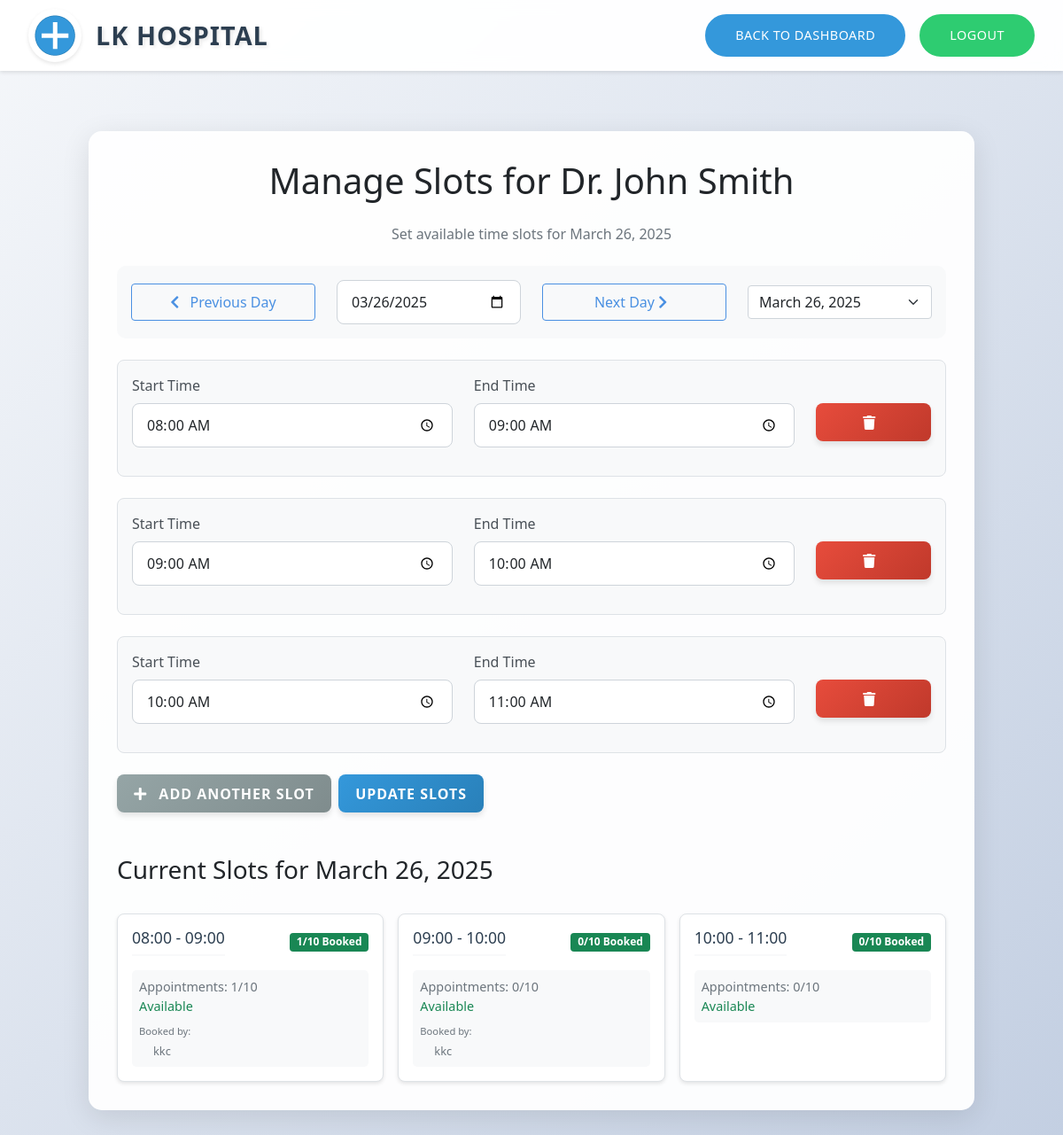
The page /admin/manage_date_slots/1 (signed in) on the database its author committed.
### app.py (models this page shows)
class Doctor(db.Model):
    id = db.Column(db.Integer, primary_key=True)
    name = db.Column(db.String(100), nullable=False)
    specialization = db.Column(db.String(100), nullable=False)
    qualifications = db.Column(db.String(200), nullable=False)
    years_of_experience = db.Column(db.Integer, nullable=False)
    appointments = db.relationship('Appointment', backref='doctor', lazy=True)
    date_slots = db.relationship('DateSpecificSlot', backref='doctor', lazy=True)
    admitted_patients = db.relationship('AdmittedPatient', backref='doctor', lazy=True)

class DateSpecificSlot(db.Model):
    id = db.Column(db.Integer, primary_key=True)
    doctor_id = db.Column(db.Integer, db.ForeignKey('doctor.id'), nullable=False)
    date = db.Column(db.Date, nullable=False)
    start_time = db.Column(db.String(5), nullable=False)  # Format: "HH:MM"
    end_time = db.Column(db.String(5), nullable=False)    # Format: "HH:MM"
    appointments_count = db.Column(db.Integer, default=0)
    is_available = db.Column(db.Boolean, default=True)
    appointments = db.relationship('Appointment', backref='date_specific_slot', lazy=True)

class Appointment(db.Model):
    id = db.Column(db.Integer, primary_key=True)
    patient_id = db.Column(db.Integer, db.ForeignKey('patient.id'), nullable=False)
    doctor_id = db.Column(db.Integer, db.ForeignKey('doctor.id'), nullable=False)
    date_specific_slot_id = db.Column(db.Integer, db.ForeignKey('date_specific_slot.id'), nullable=False)
    date = db.Column(db.Date, nullable=False)
    time = db.Column(db.String(5), nullable=False)
    status = db.Column(db.String(20), default='pending')
    registered_by_admin = db.Column(db.Boolean, default=False)
    patient_name = db.Column(db.String(100))
    patient_email = db.Column(db.String(120))
    patient_age = db.Column(db.Integer)
    patient_gender = db.Column(db.String(10))
    department = db.Column(db.String(100))

### app.py (the view, shortened to what this page needs)
@app.route('/admin/manage_date_slots/<int:doctor_id>', methods=['GET', 'POST'])
@login_required
def manage_date_slots(doctor_id):
    if not current_user.is_admin:
        return redirect(url_for('dashboard'))
    doctor = Doctor.query.get_or_404(doctor_id)
    date_str = request.args.get('date')
    if date_str:
        try:
            selected_date = datetime.strptime(date_str, '%Y-%m-%d').date()
        except ValueError:
            flash('Invalid date format', 'danger')
            selected_date = datetime.now().date()
    else:
        selected_date = datetime.now().date()
    slots = DateSpecificSlot.query.filter_by(
        doctor_id=doctor_id,
        date=selected_date
    ).order_by(DateSpecificSlot.start_time).all()
    dates_with_slots = db.session.query(DateSpecificSlot.date)\
                       .filter_by(doctor_id=doctor_id)\
                       .distinct()\
                       .order_by(DateSpecificSlot.date).all()
    dates_with_slots = [date[0] for date in dates_with_slots]
    return render_template('manage_date_slots.html',
                         doctor=doctor,
                         slots=slots,
                         selected_date=selected_date,
                         dates_with_slots=dates_with_slots,
                         timedelta=timedelta)

### app.py (called while the page is built)
@login_manager.user_loader
def load_user(user_id):
    return Patient.query.get(int(user_id))

### templates/manage_date_slots.html (shortened to what this page needs)
{% extends "base.html" %}
{% block content %}
<header class="header">
    <div class="hospital-logo">
        <img src="{{ url_for('static', filename='images/hospital-logo.png') }}" alt="LK Hospital Logo">
        <span class="hospital-name">LK Hospital</span>
    </div>
    <div class="nav-buttons">
        <a href="{{ url_for('admin_dashboard') }}" class="nav-button login-btn">Back to Dashboard</a>
        <a href="{{ url_for('logout') }}" class="nav-button register-btn">Logout</a>
    </div>
</header>
<main class="container mt-5">
    <div class="manage-date-slots-form">
        <h1 class="text-center mb-4">Manage Slots for {{ doctor.name }}</h1>
        <p class="text-center text-muted mb-4">Set available time slots for {{ selected_date.strftime('%B %d, %Y') }}</p>
        <div class="calendar-nav mb-4">
            <div class="row align-items-center">
                <div class="col-md-3">
                    <a href="{{ url_for('manage_date_slots', doctor_id=doctor.id, date=(selected_date - timedelta(days=1)).strftime('%Y-%m-%d')) }}" class="btn btn-outline-primary w-100">
                        <i class="fas fa-chevron-left"></i> Previous Day
                    </a>
                </div>
                <div class="col-md-3">
                    <div class="date-picker">
                        <input type="date" id="datePicker" class="form-control" value="{{ selected_date.strftime('%Y-%m-%d') }}">
                    </div>
                </div>
                <div class="col-md-3">
                    <a href="{{ url_for('manage_date_slots', doctor_id=doctor.id, date=(selected_date + timedelta(days=1)).strftime('%Y-%m-%d')) }}" class="btn btn-outline-primary w-100">
                        Next Day <i class="fas fa-chevron-right"></i>
                    </a>
                </div>
                <div class="col-md-3">
                    {% if dates_with_slots %}
                    <select id="previous-dates" class="form-select">
                        {% for date in dates_with_slots %}
                        <option value="{{ date.strftime('%Y-%m-%d') }}" {% if date == selected_date %}selected{% endif %}>
                            {{ date.strftime('%B %d, %Y') }}
                        </option>
                        {% endfor %}
                    </select>
                    {% endif %}
                </div>
            </div>
        </div>
        <form method="POST" class="needs-validation" novalidate>
            <div id="slots-container">
                {% if slots %}
                    {% for slot in slots %}
                    <div class="slot-group mb-4">
                        <div class="row">
                            <div class="col-md-5">
                                <div class="mb-3">
                                    <label class="form-label">Start Time</label>
                                    <input type="time" class="form-control slot-start-time" name="start_time[]" value="{{ slot.start_time }}" required>
                                </div>
                            </div>
                            <div class="col-md-5">
                                <div class="mb-3">
                                    <label class="form-label">End Time</label>
                                    <input type="time" class="form-control slot-end-time" name="end_time[]" value="{{ slot.end_time }}" required>
                                </div>
                            </div>
                            <div class="col-md-2">
                                <div class="mb-3">
                                    <label class="form-label">&nbsp;</label>
                                    <button type="button" class="btn btn-danger w-100 remove-slot">
                                        <i class="fas fa-trash"></i>
                                    </button>
                                </div>
                            </div>
                        </div>
                    </div>
                    {% endfor %}
                {% endif %}
            </div>
            <div class="d-flex gap-2 mt-4">
                <button type="button" class="btn btn-secondary" id="add-slot">
                    <i class="fas fa-plus"></i> Add Another Slot
                </button>
                <button type="submit" class="btn btn-primary">Update Slots</button>
            </div>
        </form>
        <div class="existing-slots mt-5">
            <h3 class="mb-4">Current Slots for {{ selected_date.strftime('%B %d, %Y') }}</h3>
            {% if slots %}
            <div class="slots-grid">
                {% for slot in slots %}
                <div class="slot-card {% if not slot.is_available %}slot-full{% endif %}">
                    <div class="slot-header">
                        <h3>{{ slot.start_time }} - {{ slot.end_time }}</h3>
                        <span class="badge {% if slot.appointments_count >= 10 %}bg-danger{% elif slot.appointments_count >= 7 %}bg-warning{% else %}bg-success{% endif %}">
                            {{ slot.appointments_count }}/10 Booked
                        </span>
                    </div>
                    <div class="slot-info">
                        <p class="mb-0">Appointments: {{ slot.appointments_count }}/10</p>
                        <p class="mb-0 {% if slot.is_available %}text-success{% else %}text-danger{% endif %}">
                            {% if slot.is_available %}Available{% else %}Fully Booked{% endif %}
                        </p>
                        {% if slot.appointments %}
                        <div class="appointments-list">
                            <small>Booked by:</small>
                            <ul class="list-unstyled">
                                {% for appointment in slot.appointments %}
                                <li>
                                    {% if appointment.patient_name %}
                                        {{ appointment.patient_name }}
                                    {% else %}
                                        {{ appointment.patient.username }}
                                    {% endif %}
                                </li>
                                {% endfor %}
                            </ul>
                        </div>
                        {% endif %}
                    </div>
                </div>
                {% endfor %}
            </div>
            {% else %}
            <div class="alert alert-info">
                No slots configured for this date yet. Add slots above.
            </div>
            {% endif %}
        </div>
    </div>
</main>
{% endblock %}

### static/css/custom.css (style rules this page uses)
html, body { margin: 0; padding: 0; min-height: 100vh; background: linear-gradient(135deg, #f5f7fa 0%, #c3cfe2 100%); font-family: 'Segoe UI', Tahoma, Geneva, Verdana, sans-serif; }
body { display: flex; flex-direction: column; }
.header { display: flex; justify-content: space-between; align-items: center; padding: 1rem 2rem; background-color: rgba(255, 255, 255, 0.95); box-shadow: 0 2px 4px rgba(0,0,0,0.1); position: fixed; top: 0; left: 0; right: 0; z-index: 1000; backdrop-filter: blur(10px); height: 80px; }
.hospital-logo { display: flex; align-items: center; gap: 1rem; }
.hospital-logo img { width: 60px; height: 60px; object-fit: contain; border-radius: 50%; box-shadow: 0 2px 4px rgba(0,0,0,0.1); transition: transform 0.3s ease; background-color: #ffffff; padding: 5px; }
.hospital-name { font-size: 1.8rem; font-weight: bold; color: #2c3e50; text-transform: uppercase; letter-spacing: 1px; text-shadow: 2px 2px 4px rgba(0,0,0,0.1); }
.nav-buttons { display: flex; gap: 1rem; }
.nav-button { padding: 0.7rem 2rem; border-radius: 25px; text-decoration: none; font-weight: 500; transition: all 0.3s ease; text-transform: uppercase; letter-spacing: 0.5px; font-size: 0.9rem; position: relative; overflow: hidden; }
.nav-button::before { content: ''; position: absolute; top: 0; left: -100%; width: 100%; height: 100%; background: linear-gradient(90deg, transparent, rgba(255,255,255,0.2), transparent); transition: 0.5s; }
.login-btn { background-color: #3498db; color: white; border: 2px solid #3498db; }
.register-btn { background-color: #2ecc71; color: white; border: 2px solid #2ecc71; }
.form-control { border-radius: 10px; border: 2px solid #e9ecef; padding: 1rem 0.75rem; transition: all 0.3s ease; }
.btn-primary { background-color: #3498db; border: none; border-radius: 10px; font-weight: 600; text-transform: uppercase; letter-spacing: 1px; transition: all 0.3s ease; }
main { flex: 1; padding-top: 100px; padding-bottom: 2rem; width: 100%; max-width: 1200px; margin: 0 auto; }
.container { width: 100%; padding-right: 15px; padding-left: 15px; margin-right: auto; margin-left: auto; }
@media (min-width: 576px) { .container { max-width: 540px; } }
@media (min-width: 768px) { .container { max-width: 720px; } }
@media (min-width: 992px) { .container { max-width: 960px; } }
@media (min-width: 1200px) { .container { max-width: 1140px; } }
.form-label { color: #495057; font-weight: 500; margin-bottom: 0.5rem; }
.form-control { border: 1px solid #ced4da; border-radius: 8px; padding: 0.75rem 1rem; transition: border-color 0.15s ease-in-out, box-shadow 0.15s ease-in-out; }
.btn-primary { background: linear-gradient(135deg, #4a90e2, #357abd); border: none; padding: 0.75rem 1.5rem; font-weight: 500; transition: transform 0.2s ease; }
.slot-card { background: white; padding: 1.5rem; border-radius: 10px; box-shadow: 0 4px 16px rgba(0, 0, 0, 0.05); transition: transform 0.3s ease; }
.slot-card h3 { color: #2c3e50; font-size: 1.2rem; margin-bottom: 1rem; padding-bottom: 0.5rem; border-bottom: 2px solid #f8f9fa; }
.manage-date-slots-form { max-width: 1000px; margin: 0 auto; padding: 2rem; background: rgba(255, 255, 255, 0.95); border-radius: 15px; box-shadow: 0 8px 32px rgba(0, 0, 0, 0.1); }
.calendar-nav { background: #f8f9fa; padding: 1rem; border-radius: 10px; margin-bottom: 2rem; }
.calendar-nav .btn-outline-primary { border-color: #4a90e2; color: #4a90e2; padding: 0.5rem 1.5rem; transition: all 0.3s ease; }
.slot-info { background: #f8f9fa; padding: 0.5rem; border-radius: 5px; margin-top: 0.5rem; }
.slot-info p { color: #6c757d; font-size: 0.9rem; }
.slot-card { position: relative; overflow: hidden; }
.slot-card::before { content: ''; position: absolute; top: 0; left: 0; width: 4px; height: 100%; background: #4a90e2; opacity: 0; transition: opacity 0.3s ease; }
.slot-card h3 { color: #2c3e50; font-size: 1.1rem; margin-bottom: 1rem; padding-bottom: 0.5rem; border-bottom: 2px solid #f8f9fa; }

### rows shown on the page
Doctor: name "Dr. John Smith"
DateSpecificSlot: start_time "08:00", end_time "09:00", appointments_count "1", is_available "Available"
DateSpecificSlot: start_time "09:00", end_time "10:00", appointments_count "0", is_available "Available"
DateSpecificSlot: start_time "10:00", end_time "11:00", appointments_count "0", is_available "Available"
Appointment: patient_name "kkc"
Appointment: patient_name "kkc"

### other values the page prints
form field value "March 26, 2025"
